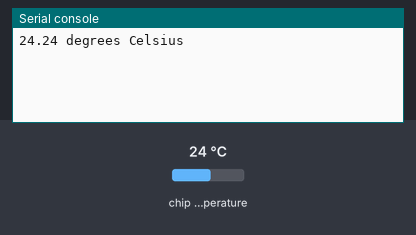
Simulated run of this program. Board: Raspberry Pi Pico running MicroPython. Parts: the last lines printed to the serial console. The inputs (shaded band) are chosen by the test bench; at power-on: chip temperature 24 °C.

Above: at 1.2 s.
1.3 s: chip temperature set to 1 °C
At 2.6 s:
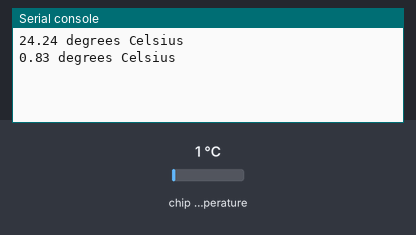
4.0 s: chip temperature set to 11 °C
At 5.4 s:
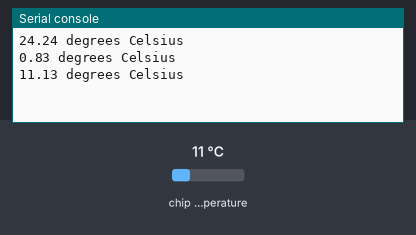
Timing chart, 0 to 7.0 s (numbered marks = the images above; inputs shaded):
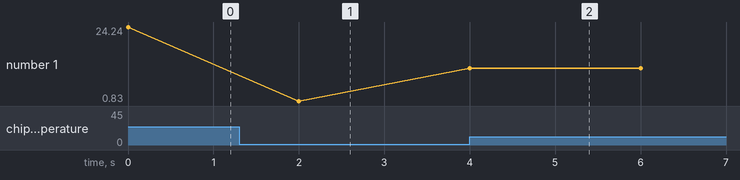

The program:

temperature.py
```python
import machine
import utime

sensor_temp = machine.ADC(4)
conversion_factor = 3.3 / (65535)

while True:
    reading = sensor_temp.read_u16() * conversion_factor
    temp = 27 - ((reading - 0.706) / 0.001721)
    print('%.2f degrees Celsius' % temp)
    utime.sleep(2)
```

Measured:
- after the input at 1.3 s, the serial console: prints a new line after 0.70 s (image 1)
- after the input at 4.0 s, the serial console: prints a new line at once (image 2)
- plotted number 1: 24.24 → 0.83 after the input at 1.3 s, 0.83 → 11.13 after the input at 4.0 s
